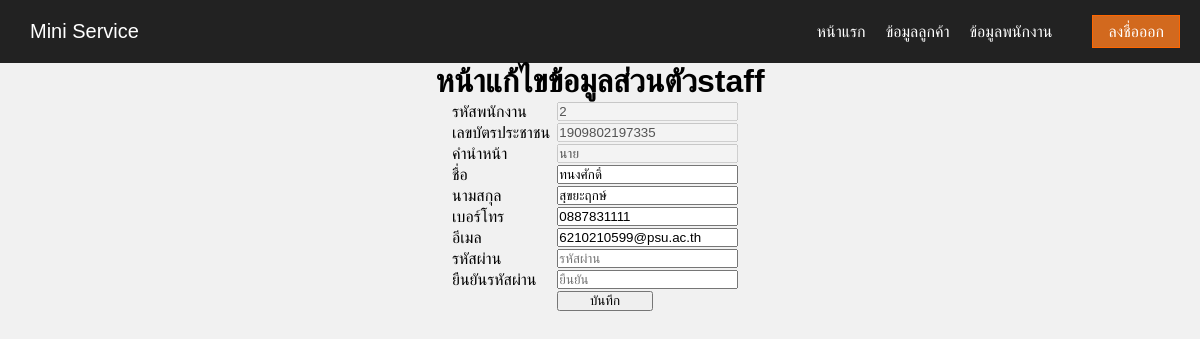
The app's page /PAGEADMIN/editprofile.php with its own data.
### tables this page shows
CREATE TABLE `tblemployee` (
  `emp_id` int(10) NOT NULL,
  `emp_id_card` varchar(13) NOT NULL,
  `emp_prefix` varchar(6) NOT NULL,
  `emp_firstname` varchar(25) NOT NULL,
  `emp_lastname` varchar(25) NOT NULL,
  `emp_phoneno` varchar(10) NOT NULL,
  `emp_email` varchar(100) NOT NULL,
  `position_id` int(10) NOT NULL,
  `emp_username` varchar(25) NOT NULL,
  `emp_password` varchar(25) NOT NULL
);

### PAGEADMIN/editprofile.php (the view, shortened to what this page needs)
<?php
    require "header.php";
    $emp = mysqli_query($mysqli,"SELECT * FROM tblemployee WHERE emp_id_card LIKE '%".$_SESSION["emp_id_card"]."%' ");
    $emprow = $emp->fetch_assoc();
    $empid = $emprow["emp_id"];
    $empidcard = $emprow["emp_id_card"];
    $empprefix = $emprow["emp_prefix"];
    $empfirstname = $emprow["emp_firstname"];
    $emplastname = $emprow["emp_lastname"];
    $empphoneno = $emprow["emp_phoneno"];
    $empemail = $emprow["emp_email"];
?>
<center>
<h1>หน้าแก้ไขข้อมูลส่วนตัวstaff</h1>
<table style="width:25%" border="0px">
    <tr>
        <td>รหัสพนักงาน</td>
        <td><input type="text"value="<?php echo $empid ?>"disabled></td>
    </tr>
    <tr>
        <td>เลขบัตรประชาชน</td>
        <td><input type="text"value="<?php echo $empidcard ?>"disabled></td>
    </tr>
    <tr>
        <td>คำนำหน้า</td>
        <td><input type="text" value="<?php echo $empprefix ?>"disabled></td>
    </tr>
    <tr>
        <td>ชื่อ</td>
        <td><input type="text" required value="<?php echo $empfirstname ?>"></td>
    </tr>
    <tr>
        <td>นามสกุล</td>
        <td><input type="text" required value="<?php echo $emplastname ?>"></td>
    </tr>
    <tr>
        <td>เบอร์โทร</td>
        <td><input type="text" required value="<?php echo $empphoneno ?>"></td>
    </tr>
    <tr>
        <td>อีเมล</td>
        <td><input type="text"required value="<?php echo $empemail ?>"></td>
    </tr>
    <tr>
        <td>รหัสผ่าน</td>
        <td><input type="password"required placeholder="รหัสผ่าน"></td>
    </tr>
    <tr>
        <td>ยืนยันรหัสผ่าน</td>
        <td><input type="password"required placeholder="ยืนยัน"></td>
    </tr>
    <tr>
        <td>&nbsp;</td>
        <td><input type="submit" value="บันทึก" style="width:50%"></td>
    </tr>
</table>
<br><br><br><br><br><br><br><br><br><br><br><br><br><br>
<?php
    require "../footer.ini.php";

### css/menu.css (style rules this page uses)
* { margin: 0; padding: 0; box-sizing: border-box; }
body { font-family: Arial, Helvetica, sans-serif; background: #f1f1f1; }

### records on screen
tblemployee: emp_prefix "นาย", emp_firstname "ทนงศักดิ์", emp_lastname "สุขยะฤกษ์", emp_phoneno "0887831111", emp_email "6210210599@psu.ac.th"
